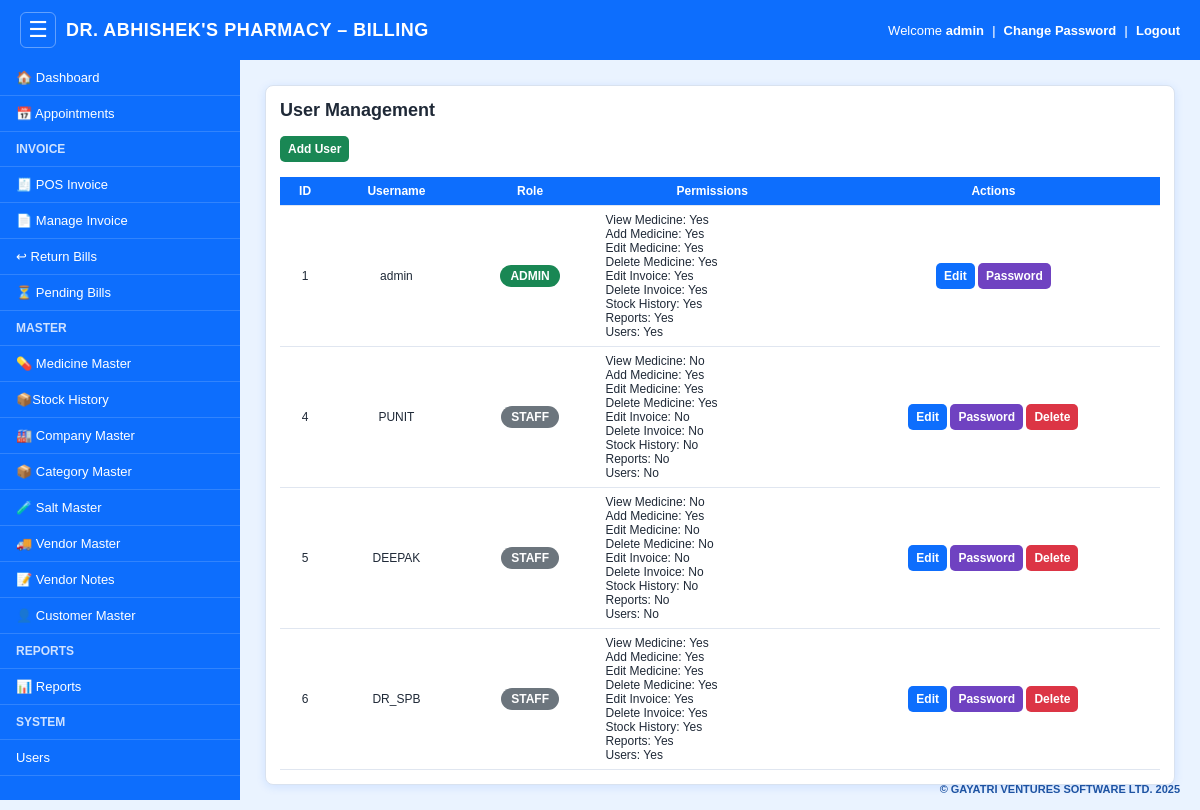
Page /users (signed in) on the earlier database version.
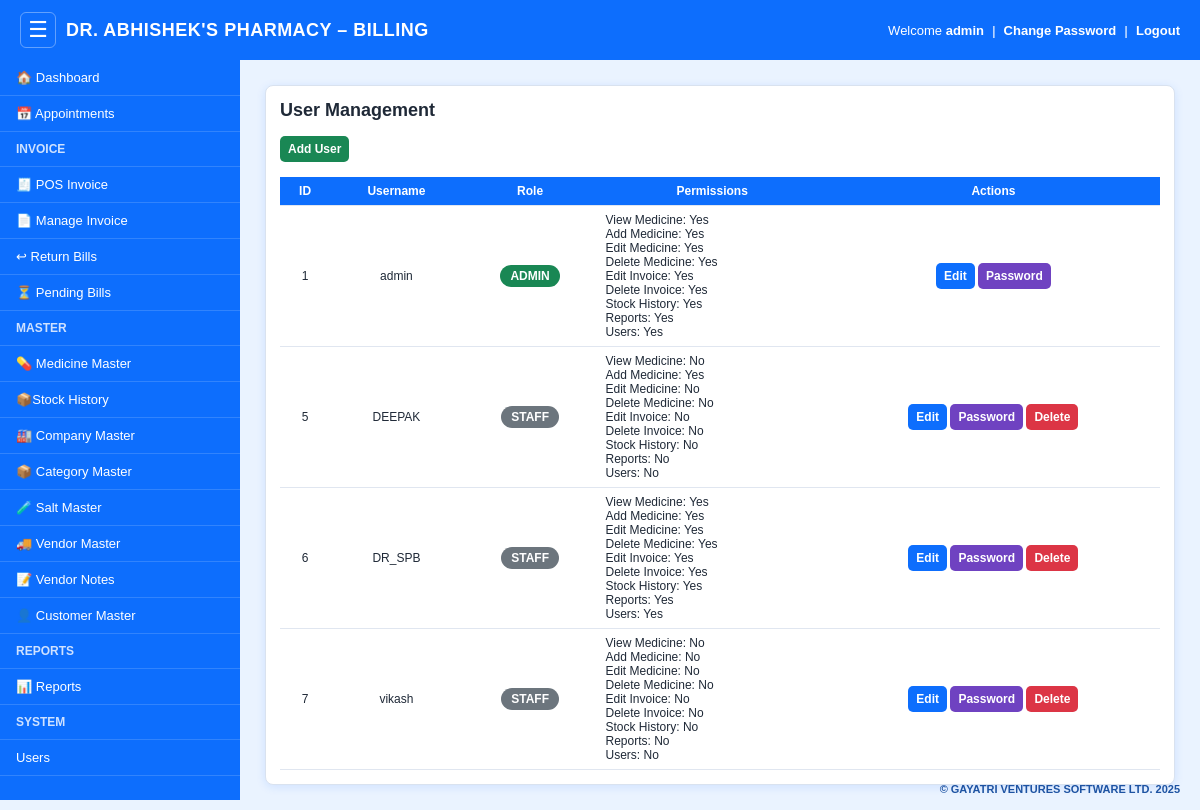
Same page on the later database version.
### models.py (models this page shows, shortened)
class User(db.Model):
    id = db.Column(db.Integer, primary_key=True)
    username = db.Column(db.String(50), unique=True, nullable=False)
    password_hash = db.Column(db.String(255), nullable=True)  # ⚠️ IMPORTANT
    role = db.Column(db.String(20), default="staff")
    can_view_medicine = db.Column(db.Boolean, default=False)
    can_add_medicine = db.Column(db.Boolean, default=False)
    can_edit_medicine = db.Column(db.Boolean, default=False)
    can_delete_medicine = db.Column(db.Boolean, default=False)
    can_edit_invoice = db.Column(db.Boolean, default=False)
    can_delete_invoice = db.Column(db.Boolean, default=False)
    can_invoice_action = db.Column(db.Boolean, default=False)
    can_view_stock_history = db.Column(db.Boolean, default=False)
    can_view_reports = db.Column(db.Boolean, default=False)
    can_manage_users = db.Column(db.Boolean, default=False)
    created_at = db.Column(db.DateTime, default=datetime.utcnow)

### app.py (the view)
@app.route("/users")
@login_required
@admin_required
def users():
    users = User.query.all()
    return render_template("users.html", users=users)

### app.py (called while the page is built)
def login_required(f):
    @wraps(f)
    def w(*args, **kwargs):
        if not session.get("user_id"):
            return redirect("/login")
        return f(*args, **kwargs)
    return w

def admin_required(f):
    @wraps(f)
    def w(*args, **kwargs):
        if session.get("role") != "admin":
            flash("Access denied", "danger")
            return redirect("/")
        return f(*args, **kwargs)
    return w

### templates/users.html (shortened to what this page needs)
{% extends "base.html" %}
{% block body %}
<div class="card">
    <h2>User Management</h2>
    <a href="/users/add" class="btn btn-add">Add User</a>
    <table>
        <tr>
            <th>ID</th>
            <th>Username</th>
            <th>Role</th>
            <th>Permissions</th>
            <th>Actions</th>
        </tr>
        {% for u in users %}
        <tr>
            <td>{{ u.id }}</td>
            <td>{{ u.username }}</td>
            <td>
                <span class="badge {{ u.role }}">
                    {{ u.role.upper() }}
                </span>
            </td>
            <td style="text-align:left">
                View Medicine: {{ "Yes" if u.can_view_medicine else "No" }}<br>
                Add Medicine: {{ "Yes" if u.can_add_medicine else "No" }}<br>
                Edit Medicine: {{ "Yes" if u.can_edit_medicine else "No" }}<br>
                Delete Medicine: {{ "Yes" if u.can_delete_medicine else "No" }}<br>
                Edit Invoice: {{ "Yes" if u.can_edit_invoice else "No" }}<br>
                Delete Invoice: {{ "Yes" if u.can_delete_invoice else "No" }}<br>
                Stock History: {{ "Yes" if u.can_view_stock_history else "No" }}<br>
                Reports: {{ "Yes" if u.can_view_reports else "No" }}<br>
                Users: {{ "Yes" if u.can_manage_users else "No" }}
            </td>
            <td>
                <a href="/users/edit/{{ u.id }}" class="btn btn-edit">Edit</a>
                <a href="/users/change-password/{{ u.id }}" class="btn btn-pass">Password</a>
                {% if u.username != "admin" %}
                    <a href="/users/delete/{{ u.id }}"
                       class="btn btn-del"
                       onclick="return confirm('Delete user?')">
                       Delete
                    </a>
                {% endif %}
            </td>
        </tr>
        {% endfor %}
    </table>
</div>
{% endblock %}

### templates/base.html (shortened to what this page needs)
<!DOCTYPE html>
<html>
<head>
</head>
<body>
    <div class="topbar">
        <div class="topbar-left">
            <button id="sidebarToggle" class="menu-toggle" type="button" aria-label="Toggle menu" aria-expanded="true">&#9776;</button>
            <div class="title">DR. ABHISHEK'S PHARMACY – BILLING</div>
        </div>
        <div class="right">
            <span class="welcome-text">Welcome <b>{{ session.get("username") }}</b></span>
            <span class="divider">|</span>
            <a href="/change-password">Change Password</a>
            <span class="divider">|</span>
            <a href="/logout">Logout</a>
        </div>
    </div>
    <div class="sidebar">
        <a href="/" class="{% if request.path == '/' %}active{% endif %}">🏠 Dashboard</a>
        <a href="/appointments" class="{% if request.path.startswith('/appointments') %}active{% endif %}">&#128197; Appointments</a>
        <h4>Invoice</h4>
        <a href="/billing">🧾 POS Invoice</a>
        <a href="/invoices">📄 Manage Invoice</a>
        <a href="/return-bills">&#8617; Return Bills</a>
        <a href="/pending-bills">&#9203; Pending Bills</a>
        <h4>Master</h4>
        {% if session.get("role") == "admin" or session.get("can_view_medicine") or session.get("can_add_medicine") or session.get("can_edit_medicine") or session.get("can_delete_medicine") %}
<a href="/medicines">💊 Medicine Master</a>
{% endif %}
        {% if session.get("role") == "admin" or session.get("can_view_stock_history") %}
<li>
  <a href="/stock-history">
    📦Stock History
  </a>
</li>
{% endif %}
        <a href="/company">🏭 Company Master</a>
        <a href="/category">📦 Category Master</a>
        <a href="/salt">🧪 Salt Master</a>
        <a href="/vendor">🚚 Vendor Master</a>
        {% if session.get("role") == "admin" or session.get("can_invoice_action") %}
        <a href="/vendor-notes">&#128221; Vendor Notes</a>
        {% endif %}
        <a href="/customer">👤 Customer Master</a>
        <h4>Reports</h4>
        {% if session.get("role") == "admin" or session.get("can_view_reports") %}
<a href="/reports">📊 Reports</a>
{% endif %}
        {% if session.get("role") == "admin" %}
<h4>System</h4>
<a href="/users">Users</a>
{% endif %}
    </div>
    <div class="content dashboard-container">
        <div class="content-inner">
            {% block body %}{% endblock %}
        </div>
    </div>
<div class="app-footer">
    © GAYATRI VENTURES SOFTWARE LTD. 2025
</div>
</body>
</html>

### templates/users.html (style rules this page uses)
.card { background:#fff; padding:20px; border-radius:8px; box-shadow:0 0 8px #cfd8e3; }
.btn { padding:6px 12px; border-radius:5px; text-decoration:none; font-size:14px; }
.btn-add { background:#198754;color:#fff; }
.btn-edit { background:#0d6efd;color:#fff; }
.btn-pass { background:#6f42c1;color:#fff; }
.btn-del { background:#dc3545;color:#fff; }
.badge { padding:4px 10px; border-radius:12px; font-size:12px; }
.admin { background:#198754;color:#fff; }
.staff { background:#6c757d;color:#fff; }
table { width:100%;border-collapse:collapse;margin-top:15px; }
th,td { padding:10px;border-bottom:1px solid #ddd;text-align:center; }
th { background:#0d6efd;color:#fff; }

Differences in the rows shown:
removed User: id "4", username "PUNIT", role "STAFF", can_view_medicine "No", can_add_medicine "Yes", can_edit_medicine "Yes", can_delete_medicine "Yes", can_edit_invoice "No", can_delete_invoice "No", can_view_stock_history "No", can_view_reports "No", can_manage_users "No"
added User: id "7", username "vikash", role "STAFF", can_view_medicine "No", can_add_medicine "No", can_edit_medicine "No", can_delete_medicine "No", can_edit_invoice "No", can_delete_invoice "No", can_view_stock_history "No", can_view_reports "No", can_manage_users "No"
